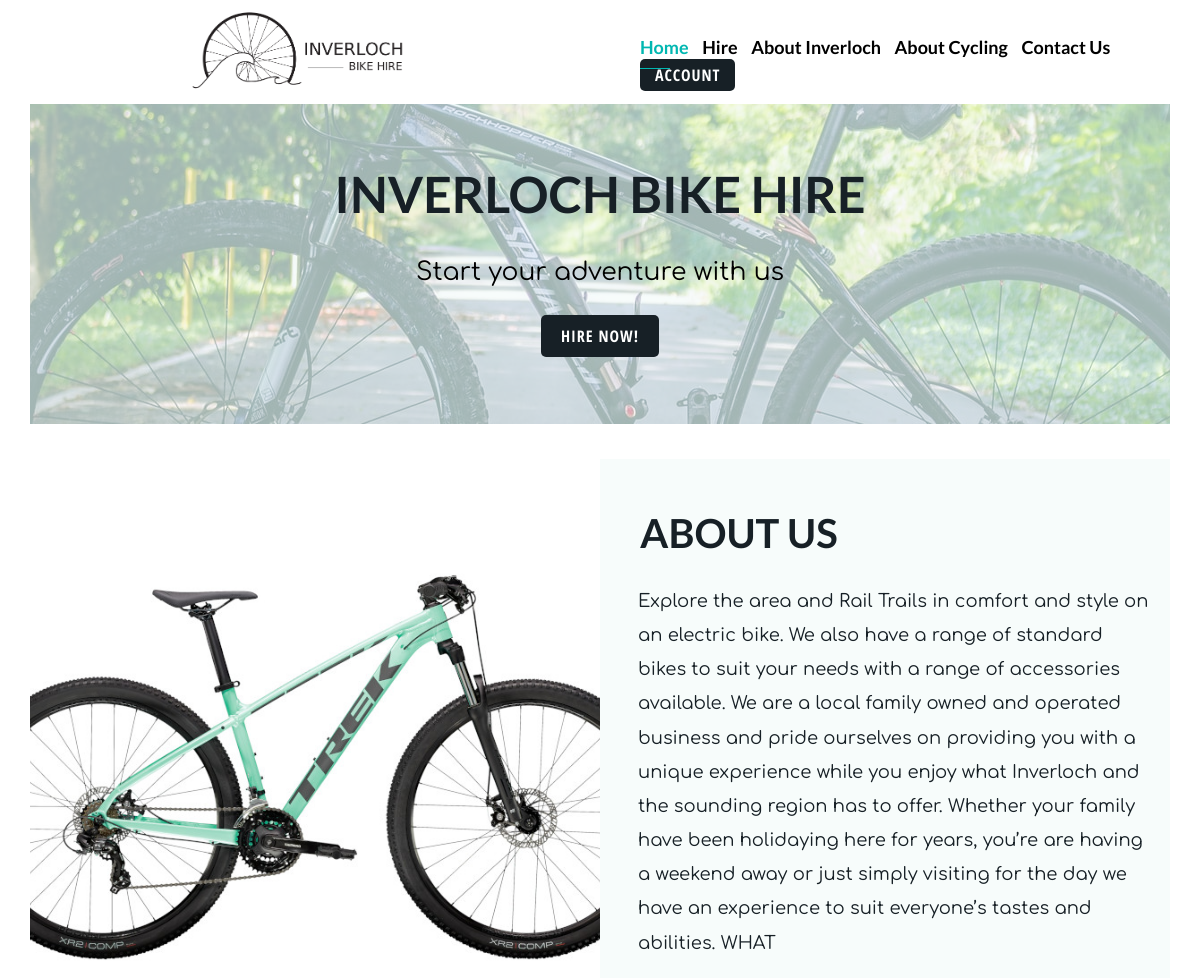
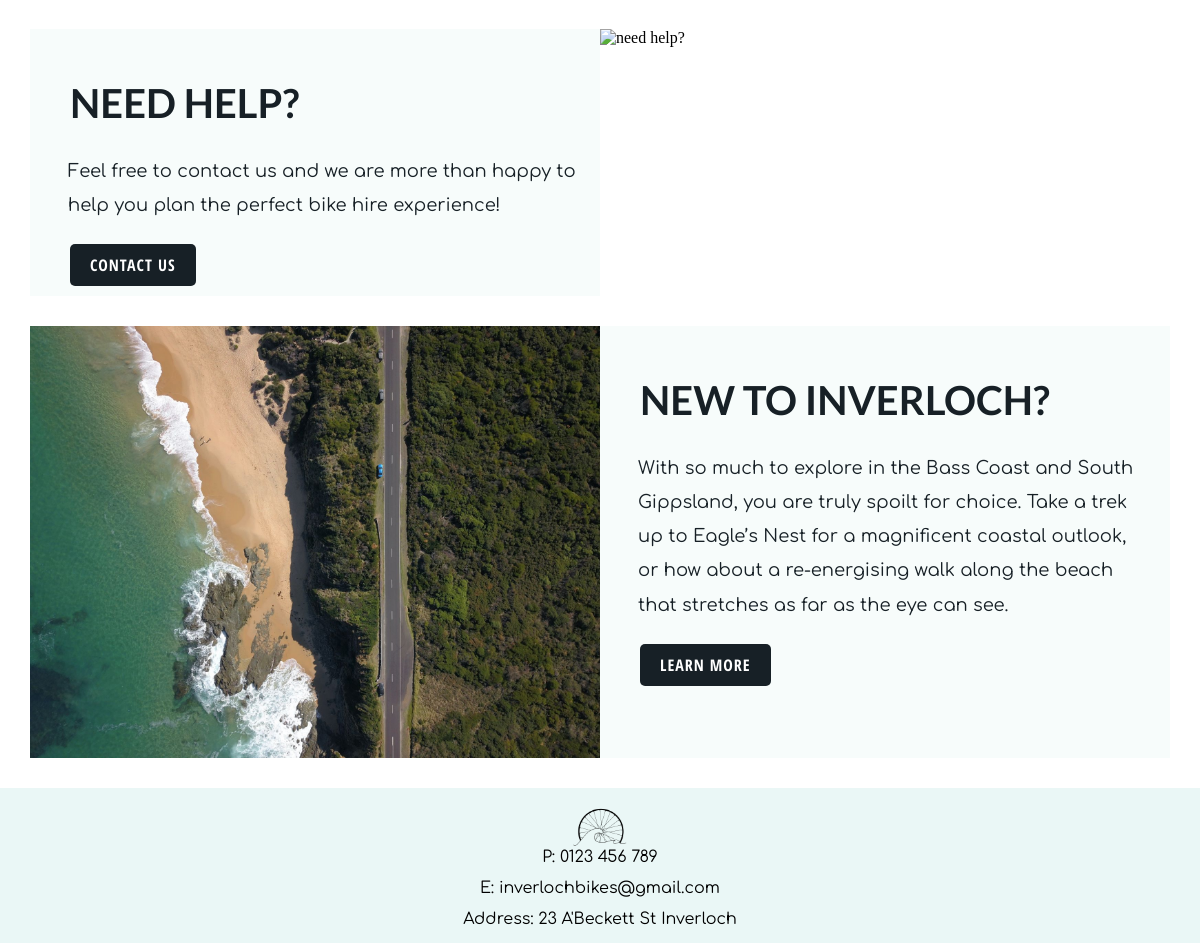
The app's page /Prototype/Index.php, older data (2 pictures, top to bottom).
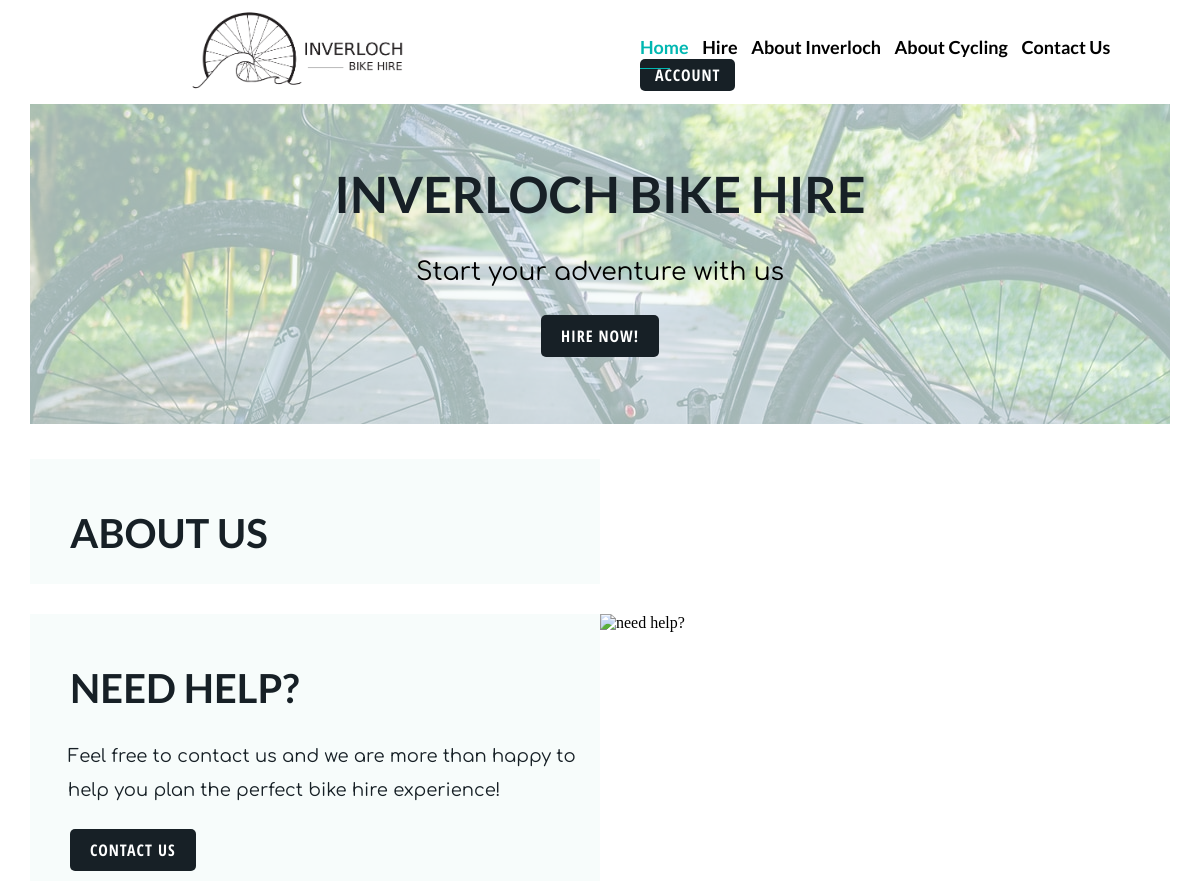
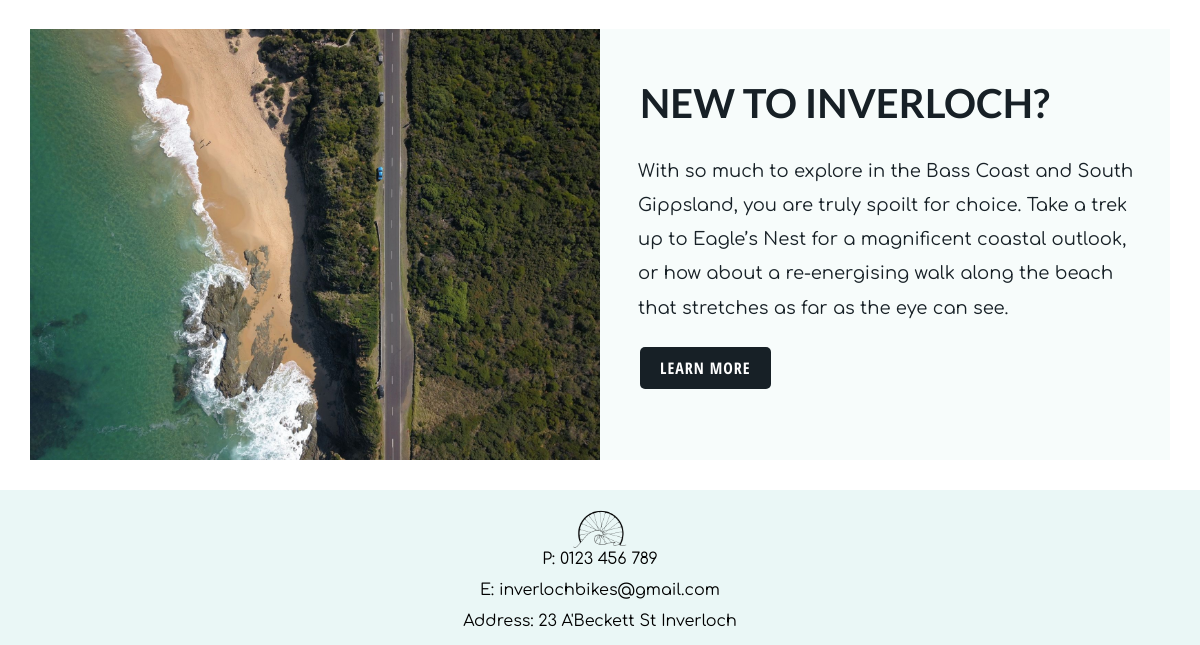
The same page, newer data (2 pictures, top to bottom).
### tables this page shows
CREATE TABLE `content_editing_table` (
  `edit_id` int(11) NOT NULL,
  `edit_name` varchar(255) NOT NULL,
  `edit_content` longtext NOT NULL,
  `edit_is_text` tinyint(1) NOT NULL,
  `edit_is_image` tinyint(1) NOT NULL
);

### Prototype/Index.php (the view, shortened to what this page needs)
<?php
$conn = new mysqli("localhost", "root", "", "bike_hiring_system");
?>
<!DOCTYPE html>
<html lang="en" xmlns="http://www.w3.org/1999/xhtml">
<head>
    <link rel="stylesheet" href="./style/style.css">
</head>
<body>
    <header><?php include 'header.php'; $_SESSION['active'] ="index";?></header>
    <div id = "main">
        <div class="Homebanner">
            <div id="homebannertext">
                <h1 id="bannerH1"> Inverloch Bike Hire</h1>
                <p id="bannerP"> Start your adventure with us</p>
                <button class="button"><a style ="text-decoration: none; color: white;" href="makeabooking.php">Hire now!</a></button>
            </div>
        </div>
        <div class='HomeMainCont'>
            <?php
                $locationQuery = $conn->query("SELECT * FROM content_editing_table WHERE edit_name = 'home_about_us_image'");
                    while ($row = $locationQuery->fetch_assoc()) {
                        $edit_content = $row["edit_content"];
                        echo '<div class="HomeImg"><img class="filled-img" style= "height: 100%; width: 100%;" src="' . $edit_content . '" alt="About Us"/></div>';
                    }
                    ?>
            <div class='HomeTxt'><h1 id="HomeHeader"> ABOUT US</h1>
                <?php
                $locationQuery = $conn->query("SELECT * FROM content_editing_table WHERE edit_name = 'home_about_us_text'");
                    while ($row = $locationQuery->fetch_assoc()) {
                        $edit_content = $row["edit_content"];
                        echo '<div class="HomeDesc"><p>' . $edit_content . '</p></div>';
                    }
                    ?>
            </div>
        </div>
        <div class='HomeMainCont'>
            <div class='HomeTxt'><h1 id="HomeHeader">NEED HELP?</h1>
                <div class='HomeDesc'><p>Feel free to contact us and we are more than happy to help you plan the perfect bike hire experience!</p>
                <a href = "contactus.php"><button class="button">Contact Us</button></a>
                </div>
            </div>
            <div class='HomeImg'><img class="filled-img" style= "height: 100%; width: 100%;" src="./img/photos/needhelp.jpg" alt="need help?
            "/></div>
        </div>
        <div class='HomeMainCont'>
            <div class='HomeImg'><img class="filled-img" style= "height: 100%; width: 100%;" src="./img/photos/new-to-inverloch.jpg" alt="About Us"/></div>
            <div class='HomeTxt'><h1 id="HomeHeader">NEW TO INVERLOCH?</h1>
                <div class='HomeDesc'><p>With so much to explore in the Bass Coast and South Gippsland, you are truly spoilt for choice. Take a trek up to Eagle’s Nest for a magnificent coastal outlook, or how about a re-energising walk along the beach that stretches as far as the eye can see.</p>
                <a href = "About.php"><button class="button">Learn More</button></a>
                </div>
            </div>
        </div>
    </div>
    <footer><?php include 'footer.php'?></footer>
</body>
</html>

Row changes from the older to the newer data that the page shows:
removed content_editing_table: edit_content (picture), shown under "INVERLOCH BIKE HIRE"
removed content_editing_table: edit_content "Explore the area and Rail Trails in comfort and style on an electric bike. We also have a range of standard bikes to suit your needs with a range of accessories available. We are a local family owned and operated business and pride ourselves on providing you with a unique experience while you enjoy what Inverloch and the sounding region has to offer. Whether your family have been holidaying here for years, you’re are having a weekend away or just simply visiting for the day we have an experience to suit everyone’s tastes and abilities. WHAT", shown under "ABOUT US"
